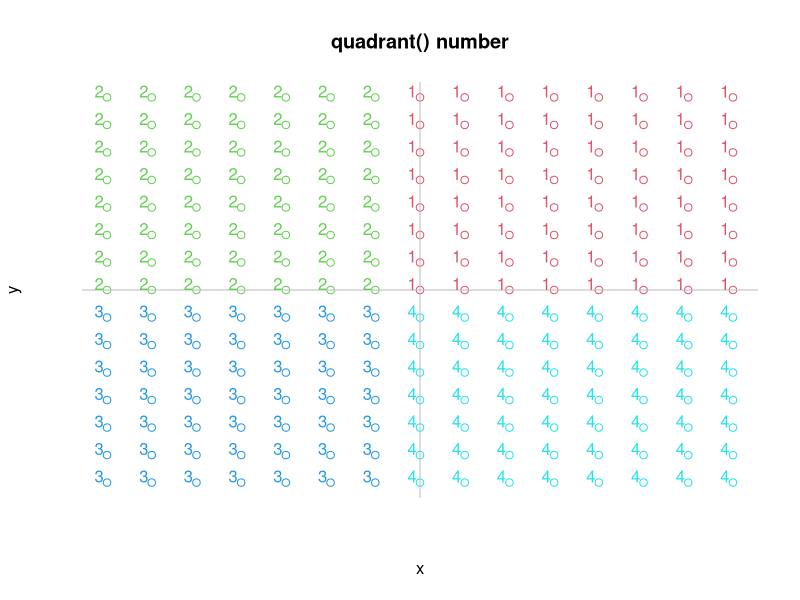

Source code (R):
library(sfsmisc)


### Name: quadrant
### Title: Give the Quadrant Number of Planar Points
### Aliases: quadrant
### Keywords: utilities

### ** Examples

xy <- as.matrix(expand.grid(x= -7:7, y= -7:7)); rownames(xy) <- NULL
(qu <- quadrant(xy))
plot(xy, col = qu+1, main = "quadrant() number", axes = FALSE)
abline(h=0, v=0, col="gray") # the x- and y- axis
text(xy, lab = qu, col = qu+1, adj = c(1.4,0))
